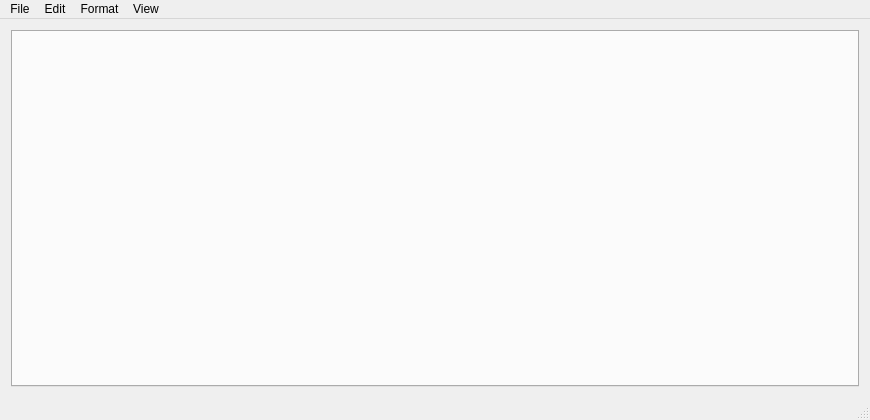
<?xml version="1.0" encoding="UTF-8"?>
<ui version="4.0">
 <class>MainWindow</class>
 <widget class="QMainWindow" name="MainWindow">
  <property name="geometry">
   <rect>
    <x>0</x>
    <y>0</y>
    <width>870</width>
    <height>420</height>
   </rect>
  </property>
  <property name="minimumSize">
   <size>
    <width>530</width>
    <height>230</height>
   </size>
  </property>
  <property name="windowTitle">
   <string>MainWindow</string>
  </property>
  <property name="windowIcon">
   <iconset theme="accessories-text-editor"/>
  </property>
  <widget class="QWidget" name="centralWidget">
   <layout class="QVBoxLayout" name="verticalLayout">
    <item>
     <widget class="TabbedEditor" name="tabWidget">
      <property name="currentIndex">
       <number>-1</number>
      </property>
     </widget>
    </item>
   </layout>
  </widget>
  <widget class="QMenuBar" name="menuBar">
   <property name="geometry">
    <rect>
     <x>0</x>
     <y>0</y>
     <width>870</width>
     <height>27</height>
    </rect>
   </property>
   <widget class="QMenu" name="menuFile">
    <property name="title">
     <string>File</string>
    </property>
    <addaction name="actionNew"/>
    <addaction name="actionOpen"/>
    <addaction name="actionSave"/>
    <addaction name="actionSave_As"/>
    <addaction name="separator"/>
    <addaction name="actionPrint"/>
    <addaction name="separator"/>
    <addaction name="actionExit"/>
   </widget>
   <widget class="QMenu" name="menuEdit">
    <property name="title">
     <string>Edit</string>
    </property>
    <addaction name="actionUndo"/>
    <addaction name="actionRedo"/>
    <addaction name="separator"/>
    <addaction name="actionCut"/>
    <addaction name="actionCopy"/>
    <addaction name="actionPaste"/>
    <addaction name="separator"/>
    <addaction name="actionFind"/>
    <addaction name="actionReplace"/>
    <addaction name="actionGo_To"/>
    <addaction name="separator"/>
    <addaction name="actionSelect_All"/>
    <addaction name="actionTime_Date"/>
   </widget>
   <widget class="QMenu" name="menuFormat">
    <property name="title">
     <string>Format</string>
    </property>
    <widget class="QMenu" name="menuLanguage">
     <property name="title">
      <string>Language</string>
     </property>
     <addaction name="actionC_Lang"/>
     <addaction name="actionCPP_Lang"/>
     <addaction name="actionJava_Lang"/>
     <addaction name="actionPython_Lang"/>
    </widget>
    <addaction name="actionFont"/>
    <addaction name="menuLanguage"/>
    <addaction name="actionAuto_Indent"/>
    <addaction name="actionWord_Wrap"/>
   </widget>
   <widget class="QMenu" name="menuView">
    <property name="title">
     <string>View</string>
    </property>
    <addaction name="actionStatus_Bar"/>
   </widget>
   <addaction name="menuFile"/>
   <addaction name="menuEdit"/>
   <addaction name="menuFormat"/>
   <addaction name="menuView"/>
  </widget>
  <widget class="QStatusBar" name="statusBar">
   <property name="enabled">
    <bool>true</bool>
   </property>
  </widget>
  <action name="actionNew">
   <property name="icon">
    <iconset theme="document-new">
     <normaloff>.</normaloff>.</iconset>
   </property>
   <property name="text">
    <string>New</string>
   </property>
   <property name="shortcut">
    <string>Ctrl+N</string>
   </property>
  </action>
  <action name="actionOpen">
   <property name="icon">
    <iconset theme="document-open">
     <normaloff>.</normaloff>.</iconset>
   </property>
   <property name="text">
    <string>Open</string>
   </property>
   <property name="shortcut">
    <string>Ctrl+O</string>
   </property>
  </action>
  <action name="actionSave">
   <property name="icon">
    <iconset theme="document-save">
     <normaloff>.</normaloff>.</iconset>
   </property>
   <property name="text">
    <string>Save</string>
   </property>
   <property name="shortcut">
    <string>Ctrl+S</string>
   </property>
  </action>
  <action name="actionSave_As">
   <property name="icon">
    <iconset theme="document-save-as">
     <normaloff>.</normaloff>.</iconset>
   </property>
   <property name="text">
    <string>Save As</string>
   </property>
   <property name="shortcut">
    <string>Ctrl+Shift+S</string>
   </property>
  </action>
  <action name="actionPrint">
   <property name="icon">
    <iconset theme="document-print">
     <normaloff>.</normaloff>.</iconset>
   </property>
   <property name="text">
    <string>Print...</string>
   </property>
   <property name="shortcut">
    <string>Ctrl+P</string>
   </property>
  </action>
  <action name="actionExit">
   <property name="icon">
    <iconset theme="application-exit">
     <normaloff>.</normaloff>.</iconset>
   </property>
   <property name="text">
    <string>Exit</string>
   </property>
  </action>
  <action name="actionUndo">
   <property name="icon">
    <iconset theme="edit-undo">
     <normaloff>.</normaloff>.</iconset>
   </property>
   <property name="text">
    <string>Undo</string>
   </property>
   <property name="shortcut">
    <string>Ctrl+Z</string>
   </property>
  </action>
  <action name="actionCut">
   <property name="icon">
    <iconset theme="edit-cut">
     <normaloff>.</normaloff>.</iconset>
   </property>
   <property name="text">
    <string>Cut</string>
   </property>
   <property name="shortcut">
    <string>Ctrl+X</string>
   </property>
  </action>
  <action name="actionCopy">
   <property name="icon">
    <iconset theme="edit-copy">
     <normaloff>.</normaloff>.</iconset>
   </property>
   <property name="text">
    <string>Copy</string>
   </property>
   <property name="shortcut">
    <string>Ctrl+C</string>
   </property>
  </action>
  <action name="actionPaste">
   <property name="icon">
    <iconset theme="edit-paste">
     <normaloff>.</normaloff>.</iconset>
   </property>
   <property name="text">
    <string>Paste</string>
   </property>
   <property name="shortcut">
    <string>Ctrl+V</string>
   </property>
  </action>
  <action name="actionFind">
   <property name="icon">
    <iconset theme="edit-find">
     <normaloff>.</normaloff>.</iconset>
   </property>
   <property name="text">
    <string>Find...</string>
   </property>
   <property name="shortcut">
    <string>Ctrl+F</string>
   </property>
  </action>
  <action name="actionReplace">
   <property name="icon">
    <iconset theme="edit-find-replace">
     <normaloff>.</normaloff>.</iconset>
   </property>
   <property name="text">
    <string>Replace...</string>
   </property>
   <property name="shortcut">
    <string>Ctrl+H</string>
   </property>
  </action>
  <action name="actionGo_To">
   <property name="text">
    <string>Go To...</string>
   </property>
   <property name="shortcut">
    <string>Ctrl+G</string>
   </property>
  </action>
  <action name="actionSelect_All">
   <property name="icon">
    <iconset theme="edit-select-all">
     <normaloff>.</normaloff>.</iconset>
   </property>
   <property name="text">
    <string>Select All</string>
   </property>
   <property name="shortcut">
    <string>Ctrl+A</string>
   </property>
  </action>
  <action name="actionTime_Date">
   <property name="text">
    <string>Time/Date</string>
   </property>
   <property name="shortcut">
    <string>F5</string>
   </property>
  </action>
  <action name="actionFont">
   <property name="text">
    <string>Font...</string>
   </property>
  </action>
  <action name="actionStatus_Bar">
   <property name="checkable">
    <bool>true</bool>
   </property>
   <property name="checked">
    <bool>true</bool>
   </property>
   <property name="enabled">
    <bool>true</bool>
   </property>
   <property name="text">
    <string>Status Bar</string>
   </property>
  </action>
  <action name="actionRedo">
   <property name="icon">
    <iconset theme="edit-redo">
     <normaloff>.</normaloff>.</iconset>
   </property>
   <property name="text">
    <string>Redo</string>
   </property>
   <property name="shortcut">
    <string>Ctrl+Y</string>
   </property>
  </action>
  <action name="actionAuto_Indent">
   <property name="checkable">
    <bool>true</bool>
   </property>
   <property name="checked">
    <bool>true</bool>
   </property>
   <property name="text">
    <string>Auto Indent</string>
   </property>
  </action>
  <action name="actionWord_Wrap">
   <property name="checkable">
    <bool>true</bool>
   </property>
   <property name="text">
    <string>Word Wrap</string>
   </property>
  </action>
  <action name="actionC_Lang">
   <property name="checkable">
    <bool>true</bool>
   </property>
   <property name="text">
    <string>C</string>
   </property>
  </action>
  <action name="actionCPP_Lang">
   <property name="checkable">
    <bool>true</bool>
   </property>
   <property name="text">
    <string>C++</string>
   </property>
  </action>
  <action name="actionJava_Lang">
   <property name="checkable">
    <bool>true</bool>
   </property>
   <property name="text">
    <string>Java</string>
   </property>
  </action>
  <action name="actionPython_Lang">
   <property name="checkable">
    <bool>true</bool>
   </property>
   <property name="text">
    <string>Python</string>
   </property>
  </action>
 </widget>
 <layoutdefault spacing="6" margin="11"/>
 <customwidgets>
  <customwidget>
   <class>TabbedEditor</class>
   <extends>QTabWidget</extends>
   <header>src/tabbededitor.h</header>
   <container>1</container>
  </customwidget>
 </customwidgets>
 <resources/>
 <connections/>
</ui>
